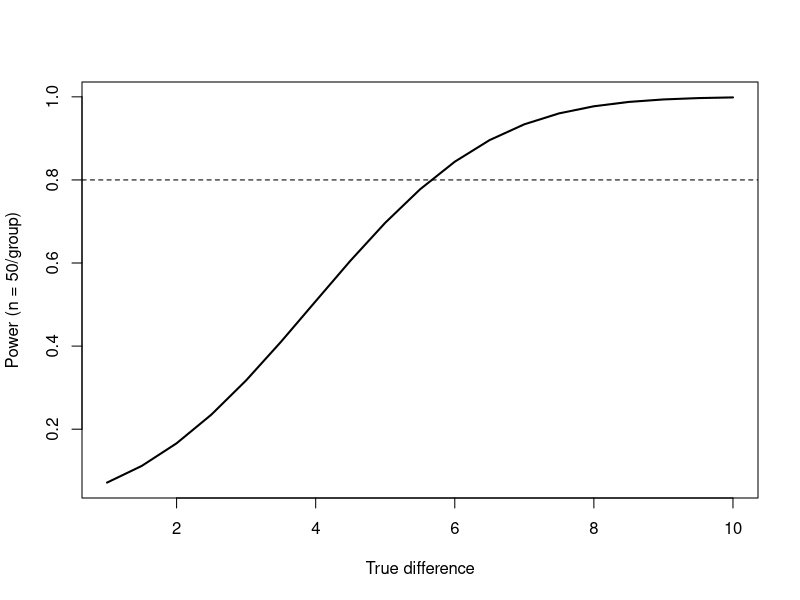

Generate this figure with R:
## ---- chunk 1
knitr::opts_chunk$set(fig.align = "center")
## ---- chunk 2
power.t.test(delta = 5, sd = 10, sig.level = 0.05, power = 0.80)
## ---- chunk 3
power.t.test(n = 30, delta = 5, sd = 10)$power
## ---- chunk 4
power.prop.test(p1 = 0.10, p2 = 0.12, power = 0.80)
## ---- chunk 5
power.anova.test(groups = 4,
                 between.var = 1, within.var = 9,
                 power = 0.80)
## ---- chunk 6
deltas <- seq(1, 10, 0.5)
pw <- sapply(deltas, function(d)
  power.t.test(n = 50, delta = d, sd = 10)$power)
plot(deltas, pw, type = "l", lwd = 2,
     xlab = "True difference", ylab = "Power (n = 50/group)")
abline(h = 0.8, lty = 2)
## ---- chunk 7
set.seed(9)
one_run <- function(n, delta) {
  t.test(rnorm(n), rnorm(n, mean = delta))$p.value < 0.05
}
mean(replicate(2000, one_run(64, 5/10 * 10)))   # 與 power.t.test 相符
